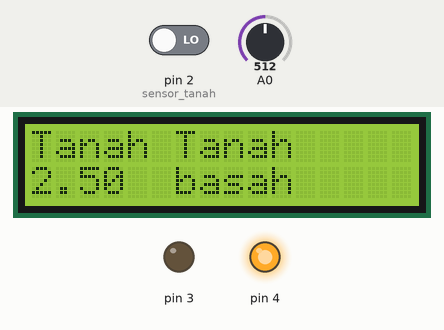
Bench run of a sketch on a simulated Arduino Uno, built with avr-gcc and run on an emulated ATmega328P. Parts: 16×2 character LCD, output pins drawn as LEDs (lit = HIGH). The test bench sets the inputs (shaded band); at power-on: pin 2 (sensor_tanah) LOW, A0 = 512. What the sketch prints to the serial monitor is not drawn.

Above: at 1.2 s.
1.3 s: pin 2 (sensor_tanah) driven HIGH
At 2.8 s:
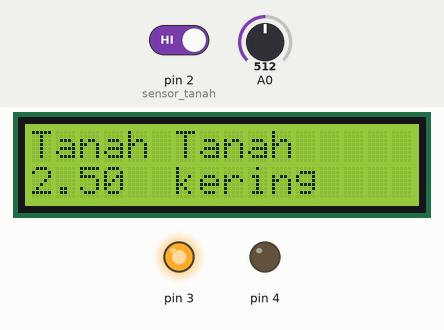
3.6 s: pin 2 (sensor_tanah) driven LOW
At 4.7 s:
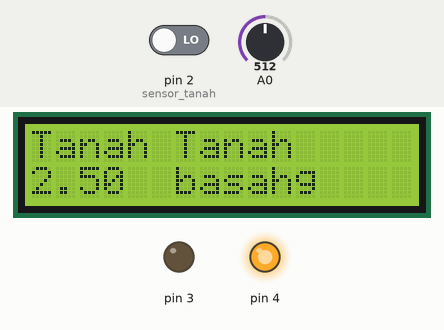
5.6 s: A0 set to 716
At 6.7 s:
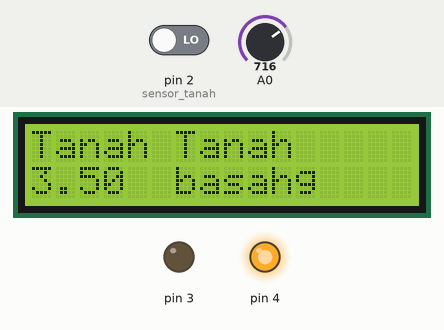
7.7 s: A0 set to 900
At 8.7 s:
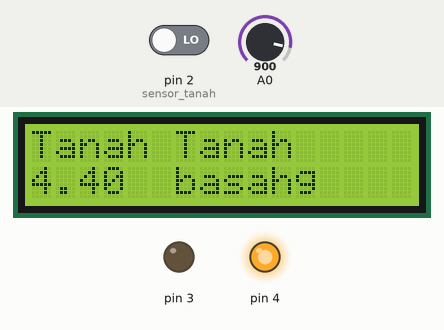
9.7 s: A0 set to 1023
At 10.6 s:
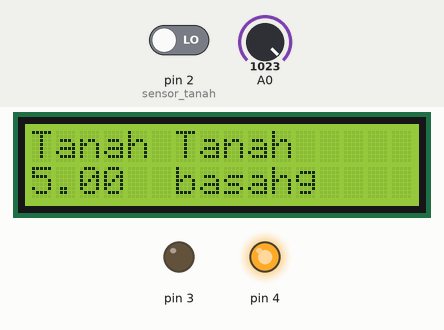
Timing chart, 0 to 12.7 s (numbered marks = the images above; inputs shaded):
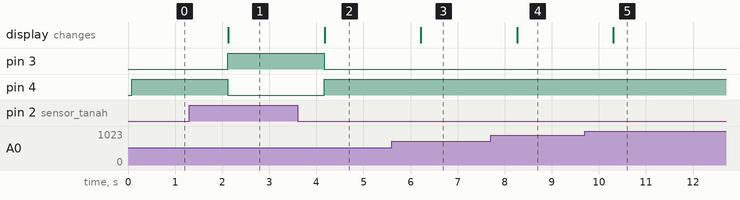

Measured:
- after the input at 1.3 s, pin 3: LOW → HIGH after 0.82 s; pin 4: HIGH → LOW after 0.82 s; the display: changes after 0.83 s (image 1)
- after the input at 3.6 s, pin 3: HIGH → LOW after 0.57 s; pin 4: LOW → HIGH after 0.57 s; the display: changes after 0.58 s (image 2)
- after the input at 5.6 s, the display: changes after 0.62 s (image 3)
- after the input at 7.7 s, the display: changes after 0.57 s (image 4)
- after the input at 9.7 s, the display: changes after 0.61 s (image 5)

The sketch:

sensor_soil_moisture.ino
```cpp
#include<LiquidCrystal_I2C.h>
#include<Wire.h>

LiquidCrystal_I2C lcd (0x27,16,2);
const int sensor_tanah =2;

void setup() {
  // put your setup code here, to run once:
  lcd.init();
  lcd.backlight();
Serial.begin(9600);
pinMode(sensor_tanah,INPUT);
pinMode(3,OUTPUT);
pinMode(4,OUTPUT);
}
void loop() {
  // put your main code here, to run repeatedly:
int adc = analogRead(A0);
float hasil= adc * (5.0/1023.0);
  int status_sensor = digitalRead(sensor_tanah);
  Serial.print("status:");
if(status_sensor == HIGH){
 Serial.println("kering");
 lcd.setCursor(6,0);
 lcd.print("Tanah");
 lcd.setCursor(6,1);
 lcd.print("kering");
 digitalWrite(3,HIGH);
 digitalWrite(4,LOW);
  }else{
 Serial.println("basah");
 lcd.setCursor(6,0);
 lcd.print("Tanah");
 lcd.setCursor(6,1);
 lcd.print("basah");
 digitalWrite(3,LOW);
 digitalWrite(4,HIGH);
 }
 lcd.setCursor(0,0);
 lcd.print("Tanah");
 lcd.setCursor(0,1);
 lcd.print(hasil);

Serial.print("ADC: ");
Serial.print(adc);
Serial.print(" hasil ");
Serial.println(hasil);
delay(1000);
}
```
